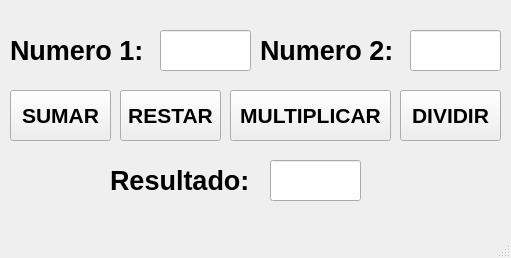
<?xml version="1.0" encoding="UTF-8"?>
<ui version="4.0">
 <class>MainWindow</class>
 <widget class="QMainWindow" name="MainWindow">
  <property name="geometry">
   <rect>
    <x>0</x>
    <y>0</y>
    <width>511</width>
    <height>258</height>
   </rect>
  </property>
  <property name="windowTitle">
   <string>MainWindow</string>
  </property>
  <widget class="QWidget" name="centralwidget">
   <widget class="QLabel" name="label">
    <property name="geometry">
     <rect>
      <x>10</x>
      <y>30</y>
      <width>161</width>
      <height>41</height>
     </rect>
    </property>
    <property name="text">
     <string>&lt;html&gt;&lt;head/&gt;&lt;body&gt;&lt;p&gt;&lt;span style=&quot; font-size:20pt; font-weight:600;&quot;&gt;Numero 1:&lt;/span&gt;&lt;/p&gt;&lt;/body&gt;&lt;/html&gt;</string>
    </property>
   </widget>
   <widget class="QLineEdit" name="txt_num1">
    <property name="geometry">
     <rect>
      <x>160</x>
      <y>30</y>
      <width>91</width>
      <height>41</height>
     </rect>
    </property>
    <property name="font">
     <font>
      <pointsize>16</pointsize>
      <weight>75</weight>
      <bold>true</bold>
     </font>
    </property>
    <property name="text">
     <string/>
    </property>
    <property name="alignment">
     <set>Qt::AlignCenter</set>
    </property>
   </widget>
   <widget class="QPushButton" name="btn_sumar">
    <property name="geometry">
     <rect>
      <x>10</x>
      <y>90</y>
      <width>101</width>
      <height>51</height>
     </rect>
    </property>
    <property name="font">
     <font>
      <pointsize>16</pointsize>
      <weight>75</weight>
      <bold>true</bold>
     </font>
    </property>
    <property name="text">
     <string>SUMAR</string>
    </property>
   </widget>
   <widget class="QLineEdit" name="txt_resultado">
    <property name="geometry">
     <rect>
      <x>270</x>
      <y>160</y>
      <width>91</width>
      <height>41</height>
     </rect>
    </property>
    <property name="font">
     <font>
      <pointsize>16</pointsize>
      <weight>75</weight>
      <bold>true</bold>
     </font>
    </property>
    <property name="text">
     <string/>
    </property>
    <property name="alignment">
     <set>Qt::AlignCenter</set>
    </property>
   </widget>
   <widget class="QLabel" name="label_2">
    <property name="geometry">
     <rect>
      <x>260</x>
      <y>30</y>
      <width>161</width>
      <height>41</height>
     </rect>
    </property>
    <property name="text">
     <string>&lt;html&gt;&lt;head/&gt;&lt;body&gt;&lt;p&gt;&lt;span style=&quot; font-size:20pt; font-weight:600;&quot;&gt;Numero 2:&lt;/span&gt;&lt;/p&gt;&lt;/body&gt;&lt;/html&gt;</string>
    </property>
   </widget>
   <widget class="QLineEdit" name="txt_num2">
    <property name="geometry">
     <rect>
      <x>410</x>
      <y>30</y>
      <width>91</width>
      <height>41</height>
     </rect>
    </property>
    <property name="font">
     <font>
      <pointsize>16</pointsize>
      <weight>75</weight>
      <bold>true</bold>
     </font>
    </property>
    <property name="text">
     <string/>
    </property>
    <property name="alignment">
     <set>Qt::AlignCenter</set>
    </property>
   </widget>
   <widget class="QPushButton" name="btn_restar">
    <property name="geometry">
     <rect>
      <x>120</x>
      <y>90</y>
      <width>101</width>
      <height>51</height>
     </rect>
    </property>
    <property name="font">
     <font>
      <pointsize>16</pointsize>
      <weight>75</weight>
      <bold>true</bold>
     </font>
    </property>
    <property name="text">
     <string>RESTAR</string>
    </property>
   </widget>
   <widget class="QPushButton" name="btn_multiplicar">
    <property name="geometry">
     <rect>
      <x>230</x>
      <y>90</y>
      <width>161</width>
      <height>51</height>
     </rect>
    </property>
    <property name="font">
     <font>
      <pointsize>16</pointsize>
      <weight>75</weight>
      <bold>true</bold>
     </font>
    </property>
    <property name="text">
     <string>MULTIPLICAR</string>
    </property>
   </widget>
   <widget class="QPushButton" name="btn_dividir">
    <property name="geometry">
     <rect>
      <x>400</x>
      <y>90</y>
      <width>101</width>
      <height>51</height>
     </rect>
    </property>
    <property name="font">
     <font>
      <pointsize>16</pointsize>
      <weight>75</weight>
      <bold>true</bold>
     </font>
    </property>
    <property name="text">
     <string>DIVIDIR</string>
    </property>
   </widget>
   <widget class="QLabel" name="label_3">
    <property name="geometry">
     <rect>
      <x>110</x>
      <y>160</y>
      <width>161</width>
      <height>41</height>
     </rect>
    </property>
    <property name="text">
     <string>&lt;html&gt;&lt;head/&gt;&lt;body&gt;&lt;p&gt;&lt;span style=&quot; font-size:20pt; font-weight:600;&quot;&gt;Resultado:&lt;/span&gt;&lt;/p&gt;&lt;/body&gt;&lt;/html&gt;</string>
    </property>
   </widget>
  </widget>
  <widget class="QMenuBar" name="menubar">
   <property name="geometry">
    <rect>
     <x>0</x>
     <y>0</y>
     <width>511</width>
     <height>21</height>
    </rect>
   </property>
  </widget>
  <widget class="QStatusBar" name="statusbar"/>
 </widget>
 <resources/>
 <connections/>
</ui>
